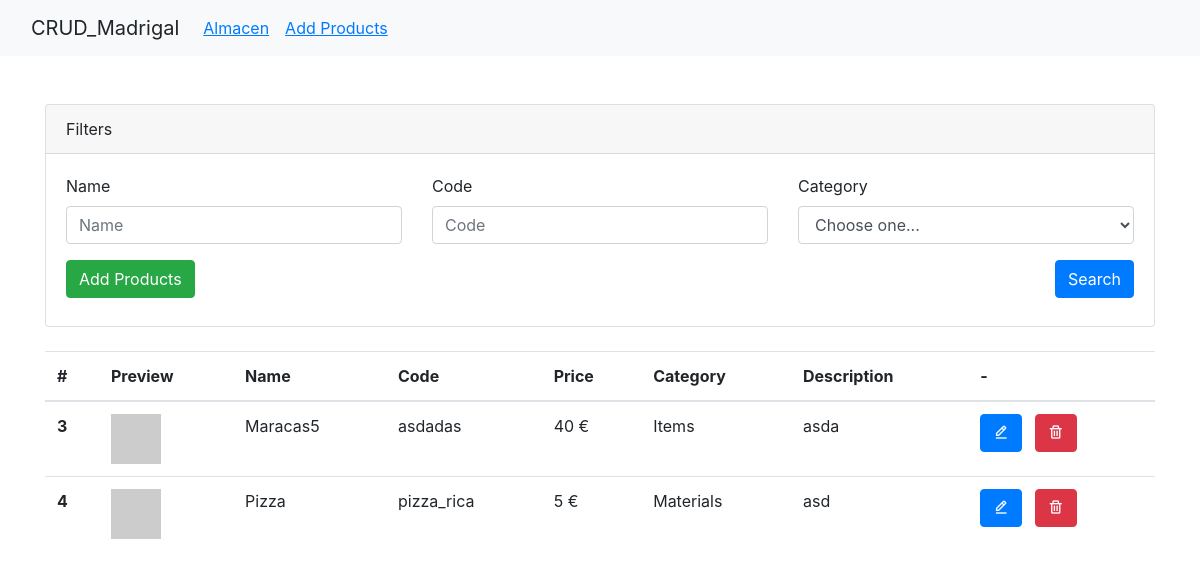
The page / on the database its author committed.
### tables this page shows
CREATE TABLE `products` (
  `id_product` int(11) NOT NULL,
  `product_name` varchar(255) NOT NULL,
  `product_code` varchar(255) NOT NULL,
  `product_price` int(11) NOT NULL,
  `product_image` varchar(255) NOT NULL,
  `product_category` varchar(255) NOT NULL,
  `product_description` varchar(255) NOT NULL
);

### framework/product-list.php (called while the page is built, shortened)
<?php
    require_once("model/Conexion.php");
    $conn = $obj->conexion();
    $products = array();
    $sql = "SELECT * FROM products ";
    $sql .= " ORDER BY id_product ASC";
    $result = mysqli_query($conn, $sql);
    while( $row = mysqli_fetch_assoc( $result)){
        $products[] = $row;
    }
?>

### index.php (the view, shortened to what this page needs)
<?php include_once("./framework/Global_controller.php"); ?>
<?php include_once("./_header.php"); ?>
<?php include_once("./framework/product-list.php") ?>
<div class="container mt-4">
  <div class="mt-5">
    <form action="" method="POST">
      <div class="card">
        <div class="card-header">
          <i class="fa-solid fa-filter"></i> Filters
        </div>
        <div class="card-body">
          <div class="row">
            <div class="col-md-4">
              <div class="form-group">
                <label for="name">Name</label>
                <input type="text" class="form-control" placeholder="Name" name="filter[name]" value="<?= (isset($_POST["filter"]["name"]) ? $_POST["filter"]["name"]  : "")?>">
              </div>
            </div>
            <div class="col-md-4">
              <div class="form-group">
                <label for="name">Code</label>
                <input type="text" class="form-control" placeholder="Code" name="filter[code]" value="<?= (isset($_POST["filter"]["code"]) ? $_POST["filter"]["code"]  : "")?>">
              </div>
            </div>
            <div class="col-md-4">
              <div class="form-group">
                <label for="name">Category</label>
                <select name="filter[category]" class="form-control">
                  <option value="">Choose one...</option>
                </select>
              </div>
            </div>
          </div>
          <a class="btn btn-success mb-2" href="./product-add.php">Add Products</a>
          <button class="btn btn-primary mb-2" style="float:right;" type="submit" name="commandFilter" value="1">Search</button>
        </div>
      </div>
    </form>
    <table class="table mt-4">
      <thead>
        <tr>
          <th scope="col">#</th>
          <th scope="col">Preview</th>
          <th scope="col">Name</th>
          <th scope="col">Code</th>
          <th scope="col">Price</th>
          <th scope="col">Category</th>
          <th scope="col">Description</th>
          <th>-</th>
        </tr>
      </thead>
      <tbody>
        <?php foreach ($products as $idx => $product) { ?>
        <tr>
          <th scope="row"><?=$product["id_product"];?></th>
          <td><img src="<?=$product["product_image"];?>" alt="" width="50" height="50"></td>
          <td><?=$product["product_name"];?></td>
          <td><?=$product["product_code"];?></td>
          <td><?=$product["product_price"];?> €</td>
          <td><?=$product["product_category"];?></td>
          <td><?=$product["product_description"];?></td>
          <td><a class="btn btn-primary mr-2" href="./product-add.php?id=<?=$product["id_product"];?>"><i class='bx bx-edit-alt'></i></a>
          <form method="POST" class="d-inline-block">
            <button class="btn btn-danger" type="submit" name="commandBorrar" value="<?=$product["id_product"];?>"><i class='bx bx-trash' ></i></button></td>
        </tr>
        <?php } ?>
      </tbody>
    </table>
  </div>
</div>
</body>
</html>

### _header.php (shortened to what this page needs)
<!DOCTYPE html>
<html lang="en">
<head>
    <link rel="stylesheet" href="https://stackpath.bootstrapcdn.com/bootstrap/4.3.1/css/bootstrap.min.css">
    <link href="https://cdn.jsdelivr.net/npm/boxicons@latest/css/boxicons.min.css" rel="stylesheet">
    <link rel="stylesheet" href="./assets/css/style.css">
</head>
<body>
<nav class="navbar navbar-expand-lg bg-light">
  <div class="container-fluid">
    <a class="navbar-brand text-black">CRUD_Madrigal</a>
    <div class="collapse navbar-collapse" id="navbarNav">
      <ul class="navbar-nav">
        <li class="nav-item">
          <a class="nav-link active" aria-current="page" href="#"><u>Almacen</u></a>
        </li>
        <li class="nav-item">
          <a class="nav-link" href="#"><u>Add Products</u></a>
        </li>
      </ul>
    </div>
  </div>
</nav>

### rows shown on the page
products: id_product "3", product_name "Maracas5", product_code "asdadas", product_price "40", product_category "Items", product_description "asda"
products: id_product "4", product_name "Pizza", product_code "pizza_rica", product_price "5", product_category "Materials", product_description "asd"
